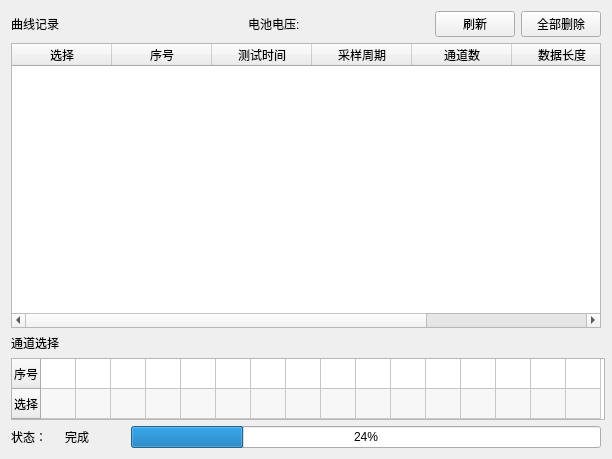
<?xml version="1.0" encoding="UTF-8"?>
<ui version="4.0">
 <class>DialogDataDownload</class>
 <widget class="QWidget" name="DialogDataDownload">
  <property name="geometry">
   <rect>
    <x>0</x>
    <y>0</y>
    <width>612</width>
    <height>459</height>
   </rect>
  </property>
  <property name="minimumSize">
   <size>
    <width>600</width>
    <height>400</height>
   </size>
  </property>
  <property name="windowTitle">
   <string>Dialog</string>
  </property>
  <layout class="QGridLayout" name="gridLayout">
   <item row="1" column="2">
    <spacer name="horizontalSpacer">
     <property name="orientation">
      <enum>Qt::Horizontal</enum>
     </property>
     <property name="sizeHint" stdset="0">
      <size>
       <width>40</width>
       <height>20</height>
      </size>
     </property>
    </spacer>
   </item>
   <item row="2" column="0" colspan="8">
    <widget class="QTableWidget" name="tableWidget_record">
     <property name="editTriggers">
      <set>QAbstractItemView::NoEditTriggers</set>
     </property>
     <property name="alternatingRowColors">
      <bool>true</bool>
     </property>
     <property name="selectionMode">
      <enum>QAbstractItemView::NoSelection</enum>
     </property>
     <attribute name="horizontalHeaderStretchLastSection">
      <bool>true</bool>
     </attribute>
     <attribute name="verticalHeaderVisible">
      <bool>false</bool>
     </attribute>
     <column>
      <property name="text">
       <string>选择</string>
      </property>
     </column>
     <column>
      <property name="text">
       <string>序号</string>
      </property>
     </column>
     <column>
      <property name="text">
       <string>测试时间</string>
      </property>
     </column>
     <column>
      <property name="text">
       <string>采样周期</string>
      </property>
     </column>
     <column>
      <property name="text">
       <string>通道数</string>
      </property>
     </column>
     <column>
      <property name="text">
       <string>数据长度</string>
      </property>
     </column>
     <column>
      <property name="text">
       <string>操作</string>
      </property>
     </column>
    </widget>
   </item>
   <item row="1" column="0">
    <widget class="QLabel" name="label">
     <property name="text">
      <string>曲线记录</string>
     </property>
    </widget>
   </item>
   <item row="1" column="5">
    <spacer name="horizontalSpacer_2">
     <property name="orientation">
      <enum>Qt::Horizontal</enum>
     </property>
     <property name="sizeHint" stdset="0">
      <size>
       <width>40</width>
       <height>20</height>
      </size>
     </property>
    </spacer>
   </item>
   <item row="1" column="4">
    <widget class="QLabel" name="label_batteryVolgate">
     <property name="text">
      <string/>
     </property>
    </widget>
   </item>
   <item row="1" column="3">
    <widget class="QLabel" name="label_4">
     <property name="text">
      <string>电池电压:</string>
     </property>
    </widget>
   </item>
   <item row="1" column="7">
    <widget class="QPushButton" name="pushButton_clear">
     <property name="text">
      <string>全部删除</string>
     </property>
    </widget>
   </item>
   <item row="3" column="0">
    <widget class="QLabel" name="label_2">
     <property name="text">
      <string>通道选择</string>
     </property>
    </widget>
   </item>
   <item row="4" column="0" colspan="8">
    <widget class="QTableWidget" name="tableWidget_portChoose">
     <property name="sizePolicy">
      <sizepolicy hsizetype="Expanding" vsizetype="Fixed">
       <horstretch>0</horstretch>
       <verstretch>0</verstretch>
      </sizepolicy>
     </property>
     <property name="minimumSize">
      <size>
       <width>594</width>
       <height>62</height>
      </size>
     </property>
     <property name="maximumSize">
      <size>
       <width>594</width>
       <height>62</height>
      </size>
     </property>
     <property name="editTriggers">
      <set>QAbstractItemView::NoEditTriggers</set>
     </property>
     <property name="alternatingRowColors">
      <bool>true</bool>
     </property>
     <property name="selectionMode">
      <enum>QAbstractItemView::NoSelection</enum>
     </property>
     <attribute name="horizontalHeaderVisible">
      <bool>false</bool>
     </attribute>
     <attribute name="horizontalHeaderDefaultSectionSize">
      <number>35</number>
     </attribute>
     <attribute name="horizontalHeaderStretchLastSection">
      <bool>false</bool>
     </attribute>
     <row>
      <property name="text">
       <string>序号</string>
      </property>
     </row>
     <row>
      <property name="text">
       <string>选择</string>
      </property>
     </row>
     <column>
      <property name="text">
       <string>1</string>
      </property>
     </column>
     <column>
      <property name="text">
       <string>2</string>
      </property>
     </column>
     <column>
      <property name="text">
       <string>3</string>
      </property>
     </column>
     <column>
      <property name="text">
       <string>4</string>
      </property>
     </column>
     <column>
      <property name="text">
       <string>5</string>
      </property>
     </column>
     <column>
      <property name="text">
       <string>6</string>
      </property>
     </column>
     <column>
      <property name="text">
       <string>7</string>
      </property>
     </column>
     <column>
      <property name="text">
       <string>8</string>
      </property>
     </column>
     <column>
      <property name="text">
       <string>9</string>
      </property>
     </column>
     <column>
      <property name="text">
       <string>10</string>
      </property>
     </column>
     <column>
      <property name="text">
       <string>11</string>
      </property>
     </column>
     <column>
      <property name="text">
       <string>12</string>
      </property>
     </column>
     <column>
      <property name="text">
       <string>13</string>
      </property>
     </column>
     <column>
      <property name="text">
       <string>14</string>
      </property>
     </column>
     <column>
      <property name="text">
       <string>15</string>
      </property>
     </column>
     <column>
      <property name="text">
       <string>16</string>
      </property>
     </column>
    </widget>
   </item>
   <item row="1" column="6">
    <widget class="QPushButton" name="pushButton_refresh">
     <property name="text">
      <string>刷新</string>
     </property>
    </widget>
   </item>
   <item row="0" column="0" colspan="8">
    <layout class="QGridLayout" name="linkLayout"/>
   </item>
   <item row="5" column="0">
    <widget class="QLabel" name="label_3">
     <property name="text">
      <string>状态：</string>
     </property>
    </widget>
   </item>
   <item row="5" column="1">
    <widget class="QLabel" name="label_state">
     <property name="sizePolicy">
      <sizepolicy hsizetype="Fixed" vsizetype="Preferred">
       <horstretch>0</horstretch>
       <verstretch>0</verstretch>
      </sizepolicy>
     </property>
     <property name="minimumSize">
      <size>
       <width>60</width>
       <height>0</height>
      </size>
     </property>
     <property name="maximumSize">
      <size>
       <width>60</width>
       <height>16777215</height>
      </size>
     </property>
     <property name="text">
      <string>完成</string>
     </property>
    </widget>
   </item>
   <item row="5" column="2" colspan="6">
    <widget class="QProgressBar" name="progressBar">
     <property name="value">
      <number>24</number>
     </property>
    </widget>
   </item>
  </layout>
 </widget>
 <resources/>
 <connections/>
</ui>
